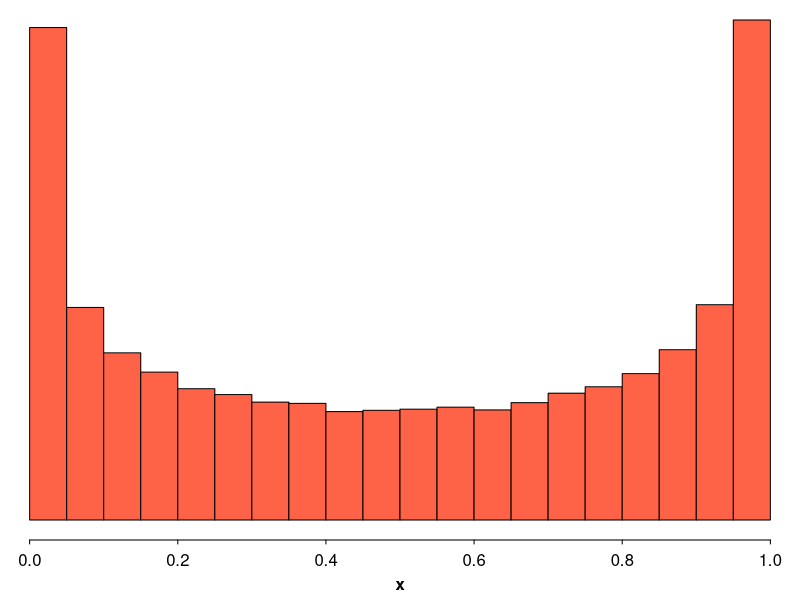
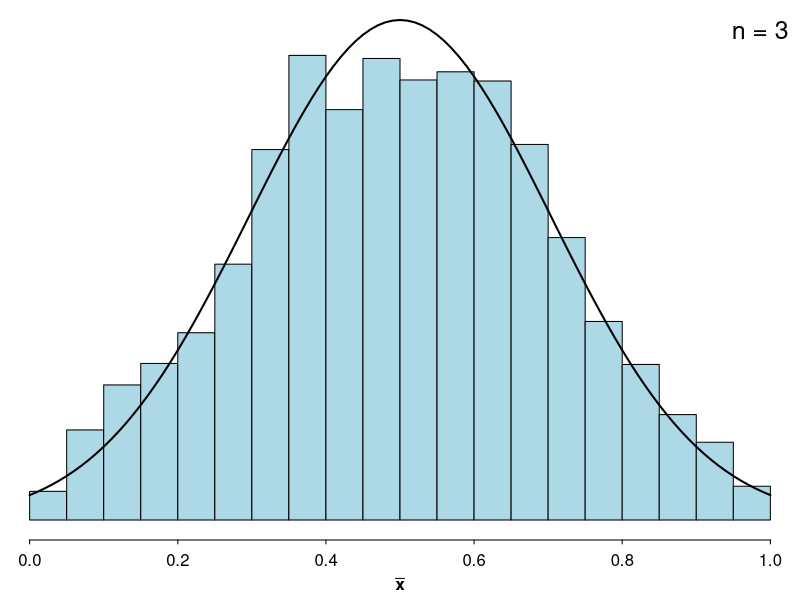
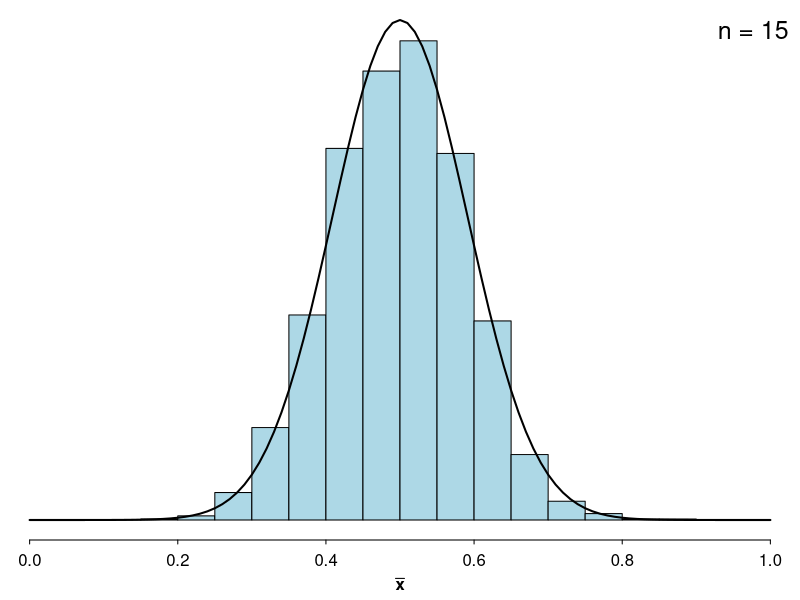
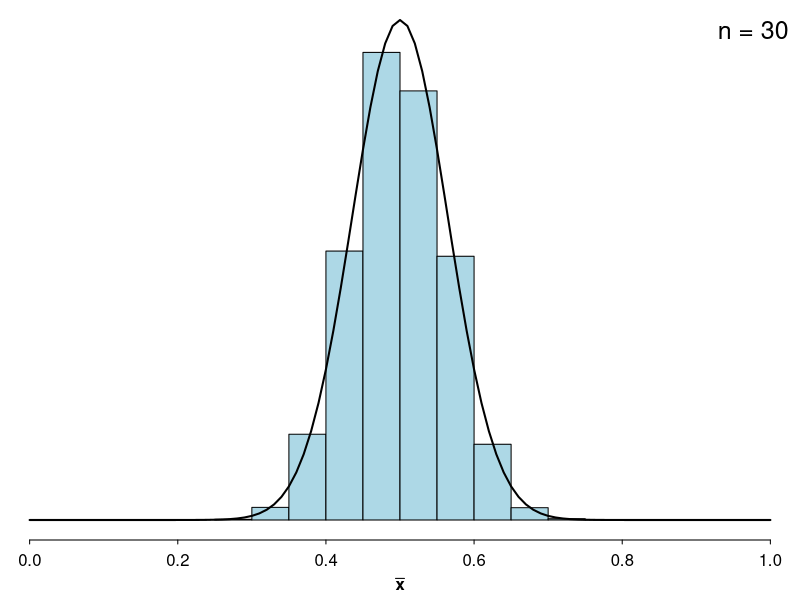
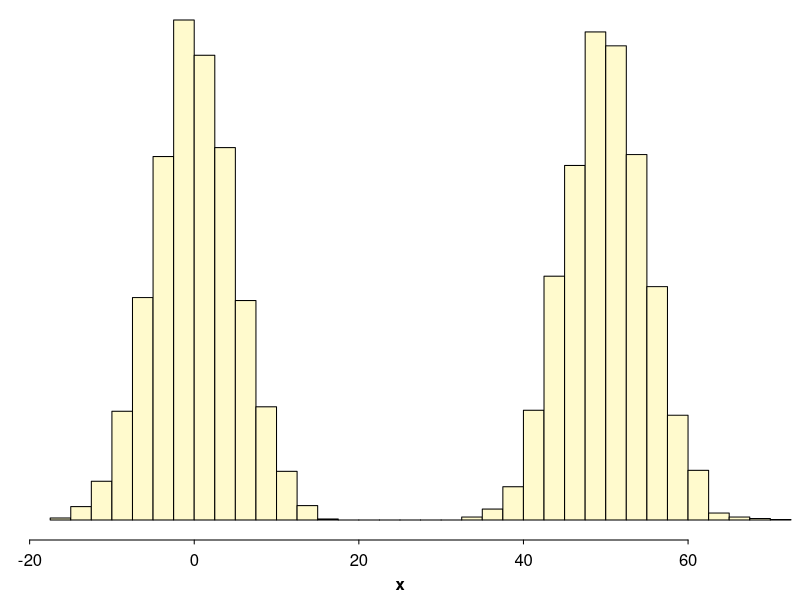
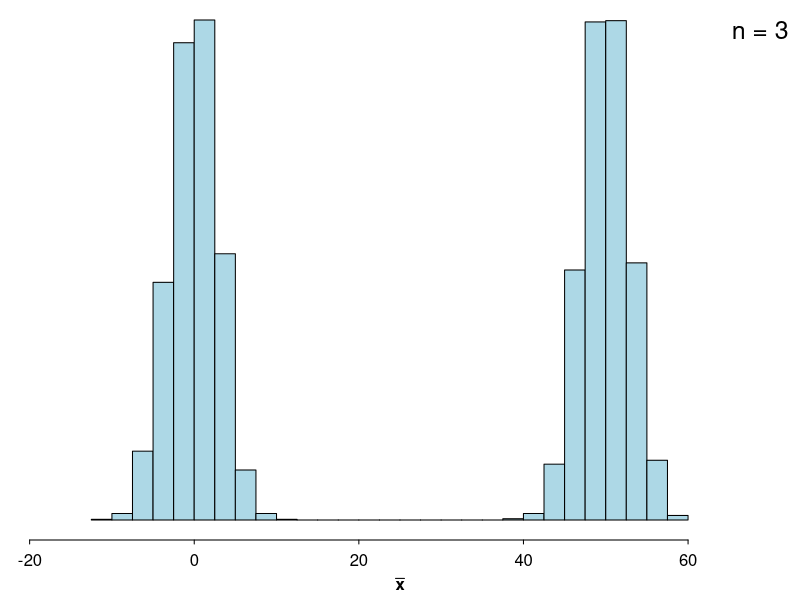
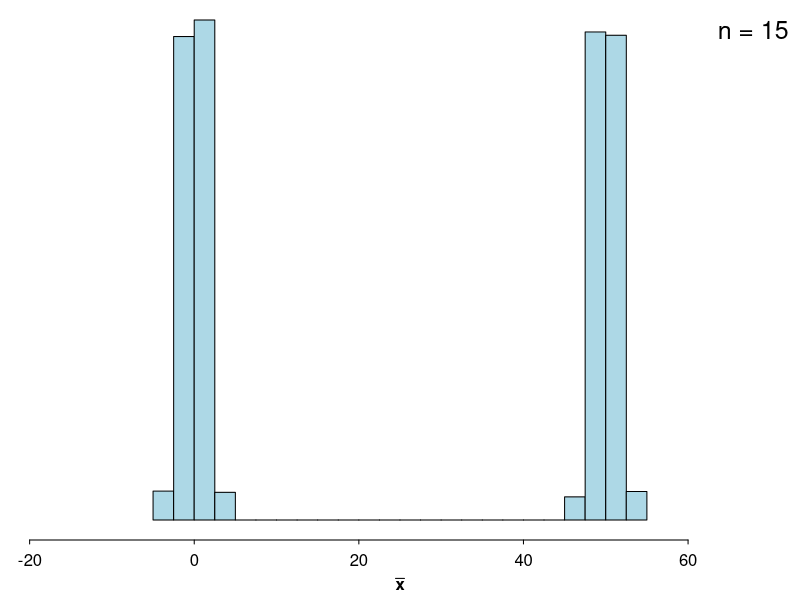
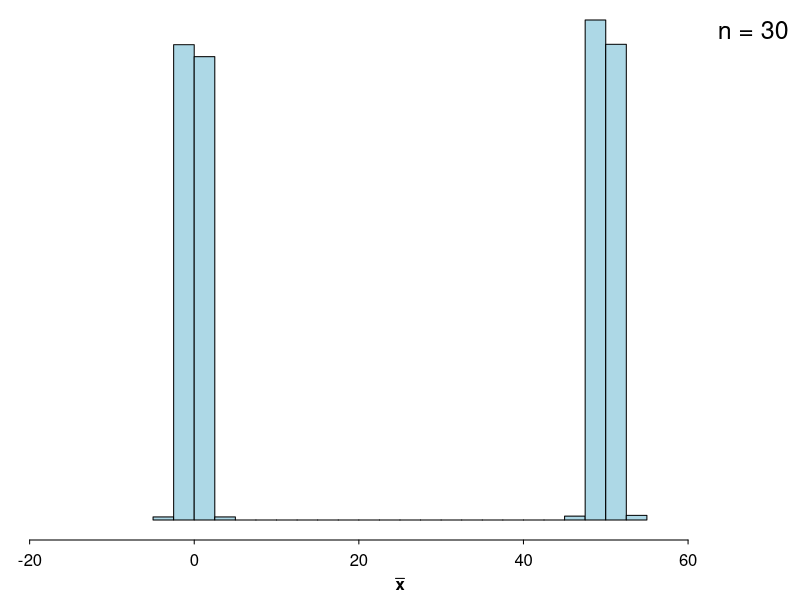

These figures' R source, in order:
## ---- chunk 1
#| echo: false
#| fig-dpi: 300
#| out-width: 90%
#| fig-align: center
#| fig-width: 7
#| fig-height: 5

set.seed(10)
par(mai = c(0.6, 0, 0, 0))

x <- rbeta(100000, 0.5, 0.5)
# x <- x[which(x < 1)]

MASS::truehist(x, prob = TRUE, axes = FALSE, h = 0.05, x0 = -0.05, col = "tomato")
axis(1, tcl = -0.2, mgp = c(0.75, 0.5, 0)); mtext("x", side = 1, line = 1.7, font = 2)
## ---- chunk 2
#| echo: false
#| fig-dpi: 300
#| out-width: 90%
#| fig-align: center
#| fig-width: 7
#| fig-height: 5

set.seed(11)
par(mai = c(0.6, 0, 0, 0))

n <- 3
mus <- numeric(5000)

for (i in 1:length(mus)) {
  x <- rbeta(n, 0.5, 0.5)
  mus[i] <- mean(x)
}

MASS::truehist(mus, prob = TRUE, h = 0.05, x0 = -0.05, axes = FALSE, col = "lightblue", ylim = c(0, dnorm(0.5, 0.5, sqrt(0.125 / n))), xlim = c(0, 1))
curve(dnorm(x, 0.5, sqrt(0.125 / n)), add = TRUE, lwd = 2)
legend("topright", legend = paste("n =", n), bty = "n", cex = 1.5)
axis(1, tcl = -0.2, mgp = c(0.75, 0.5, 0)); mtext(bquote(bold(bar(x))), side = 1, line = 1.7, font = 2)
## ---- chunk 3
#| echo: false
#| fig-dpi: 300
#| out-width: 90%
#| fig-align: center
#| fig-width: 7
#| fig-height: 5

set.seed(12)
par(mai = c(0.6, 0, 0, 0))

n <- 15
mus <- numeric(5000)

for (i in 1:length(mus)) {
  x <- rbeta(n, 0.5, 0.5)
  mus[i] <- mean(x)
}

MASS::truehist(mus, prob = TRUE, h = 0.05, x0 = -0.05, axes = FALSE, col = "lightblue", ylim = c(0, dnorm(0.5, 0.5, sqrt(0.125 / n))), xlim = c(0, 1))
curve(dnorm(x, 0.5, sqrt(0.125 / n)), add = TRUE, lwd = 2)
legend("topright", legend = paste("n =", n), bty = "n", cex = 1.5)
axis(1, tcl = -0.2, mgp = c(0.75, 0.5, 0)); mtext(bquote(bold(bar(x))), side = 1, line = 1.7, font = 2)
## ---- chunk 4
#| echo: false
#| fig-dpi: 300
#| out-width: 90%
#| fig-align: center
#| fig-width: 7
#| fig-height: 5

set.seed(13)
par(mai = c(0.6, 0, 0, 0))

n <- 30
mus <- numeric(5000)

for (i in 1:length(mus)) {
  x <- rbeta(n, 0.5, 0.5)
  mus[i] <- mean(x)
}

MASS::truehist(mus, prob = TRUE, h = 0.05, x0 = -0.05, axes = FALSE, col = "lightblue", ylim = c(0, dnorm(0.5, 0.5, sqrt(0.125 / n))), xlim = c(0, 1))
curve(dnorm(x, 0.5, sqrt(0.125 / n)), add = TRUE, lwd = 2)
legend("topright", legend = paste("n =", n), bty = "n", cex = 1.5)
axis(1, tcl = -0.2, mgp = c(0.75, 0.5, 0)); mtext(bquote(bold(bar(x))), side = 1, line = 1.7, font = 2)
## ---- chunk 5
#| echo: false
#| fig-dpi: 300
#| out-width: 90%
#| fig-align: center
#| fig-width: 7
#| fig-height: 5

set.seed(21)
par(mai = c(0.6, 0, 0, 0))

X <- c(rnorm(5000, 0, 5), rnorm(5000, 50, 5))
# x <- x[which(x < 1)]

MASS::truehist(X, prob = TRUE, axes = FALSE, col = "lemonchiffon", h = 2.5, xlim = c(-20, 70))
axis(1, tcl = -0.2, mgp = c(0.75, 0.5, 0)); mtext("x", side = 1, line = 1.7, font = 2)
## ---- chunk 6
#| echo: false
#| fig-dpi: 300
#| out-width: 90%
#| fig-align: center
#| fig-width: 7
#| fig-height: 5

set.seed(22)
par(mai = c(0.6, 0, 0, 0))

n <- 3
mus <- numeric(5000)

for (i in 1:length(mus)) {
  coin <- sample(c(0, 50), size = 1)
  x <- rnorm(n, coin, 5)
  mus[i] <- mean(x)
}

MASS::truehist(mus, prob = TRUE, axes = FALSE, col = "lightblue", xlim = c(-20, 70), h = 2.5)
# curve(dnorm(x, 0.5, sqrt(0.125 / n)), add = TRUE, lwd = 2)
legend("topright", legend = paste("n =", n), bty = "n", cex = 1.5)
axis(1, tcl = -0.2, mgp = c(0.75, 0.5, 0)); mtext(bquote(bold(bar(x))), side = 1, line = 1.7, font = 2)
## ---- chunk 7
#| echo: false
#| fig-dpi: 300
#| out-width: 90%
#| fig-align: center
#| fig-width: 7
#| fig-height: 5

set.seed(23)
par(mai = c(0.6, 0, 0, 0))

n <- 15
mus <- numeric(5000)

for (i in 1:length(mus)) {
  coin <- sample(c(0, 50), size = 1)
  x <- rnorm(n, coin, 5)
  mus[i] <- mean(x)
}

MASS::truehist(mus, prob = TRUE, axes = FALSE, col = "lightblue", xlim = c(-20, 70), h = 2.5)
# curve(dnorm(x, 0.5, sqrt(0.125 / n)), add = TRUE, lwd = 2)
legend("topright", legend = paste("n =", n), bty = "n", cex = 1.5)
axis(1, tcl = -0.2, mgp = c(0.75, 0.5, 0)); mtext(bquote(bold(bar(x))), side = 1, line = 1.7, font = 2)
## ---- chunk 8
#| echo: false
#| fig-dpi: 300
#| out-width: 90%
#| fig-align: center
#| fig-width: 7
#| fig-height: 5

set.seed(24)
par(mai = c(0.6, 0, 0, 0))

n <- 30
mus <- numeric(5000)

for (i in 1:length(mus)) {
  coin <- sample(c(0, 50), size = 1)
  x <- rnorm(n, coin, 5)
  mus[i] <- mean(x)
}

MASS::truehist(mus, prob = TRUE, axes = FALSE, col = "lightblue", xlim = c(-20, 70), h = 2.5)
# curve(dnorm(x, 0.5, sqrt(0.125 / n)), add = TRUE, lwd = 2)
legend("topright", legend = paste("n =", n), bty = "n", cex = 1.5)
axis(1, tcl = -0.2, mgp = c(0.75, 0.5, 0)); mtext(bquote(bold(bar(x))), side = 1, line = 1.7, font = 2)
